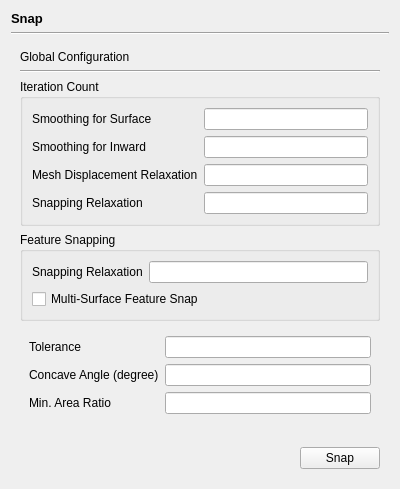
<?xml version="1.0" encoding="UTF-8"?>
<ui version="4.0">
 <class>SnapPage</class>
 <widget class="QWidget" name="SnapPage">
  <property name="geometry">
   <rect>
    <x>0</x>
    <y>0</y>
    <width>400</width>
    <height>481</height>
   </rect>
  </property>
  <property name="windowTitle">
   <string>Form</string>
  </property>
  <layout class="QVBoxLayout" name="verticalLayout">
   <item>
    <widget class="QLabel" name="label">
     <property name="font">
      <font>
       <pointsize>10</pointsize>
       <bold>true</bold>
      </font>
     </property>
     <property name="text">
      <string>Snap</string>
     </property>
    </widget>
   </item>
   <item>
    <widget class="Line" name="line">
     <property name="orientation">
      <enum>Qt::Horizontal</enum>
     </property>
    </widget>
   </item>
   <item>
    <widget class="QWidget" name="widget" native="true">
     <layout class="QVBoxLayout" name="verticalLayout_2">
      <item>
       <widget class="QLabel" name="label_5">
        <property name="text">
         <string>Global Configuration</string>
        </property>
       </widget>
      </item>
      <item>
       <widget class="Line" name="line_3">
        <property name="orientation">
         <enum>Qt::Horizontal</enum>
        </property>
       </widget>
      </item>
      <item>
       <widget class="QGroupBox" name="groupBox">
        <property name="title">
         <string>Iteration Count</string>
        </property>
        <layout class="QFormLayout" name="formLayout">
         <item row="0" column="0">
          <widget class="QLabel" name="label_2">
           <property name="text">
            <string>Smoothing for Surface</string>
           </property>
          </widget>
         </item>
         <item row="0" column="1">
          <widget class="QLineEdit" name="smootingForSurface"/>
         </item>
         <item row="1" column="0">
          <widget class="QLabel" name="label_3">
           <property name="text">
            <string>Smoothing for Inward</string>
           </property>
          </widget>
         </item>
         <item row="1" column="1">
          <widget class="QLineEdit" name="smootingForInternal"/>
         </item>
         <item row="2" column="0">
          <widget class="QLabel" name="label_4">
           <property name="text">
            <string>Mesh Displacement Relaxation</string>
           </property>
          </widget>
         </item>
         <item row="2" column="1">
          <widget class="QLineEdit" name="meshDisplacementRelaxation"/>
         </item>
         <item row="3" column="0">
          <widget class="QLabel" name="label_6">
           <property name="text">
            <string>Snapping Relaxation</string>
           </property>
          </widget>
         </item>
         <item row="3" column="1">
          <widget class="QLineEdit" name="globalSnappingRelaxation"/>
         </item>
        </layout>
       </widget>
      </item>
      <item>
       <widget class="QGroupBox" name="groupBox_2">
        <property name="title">
         <string>Feature Snapping</string>
        </property>
        <layout class="QVBoxLayout" name="verticalLayout_3">
         <item>
          <widget class="QWidget" name="widget_2" native="true">
           <layout class="QFormLayout" name="formLayout_2">
            <property name="leftMargin">
             <number>0</number>
            </property>
            <property name="topMargin">
             <number>0</number>
            </property>
            <property name="rightMargin">
             <number>0</number>
            </property>
            <property name="bottomMargin">
             <number>0</number>
            </property>
            <item row="0" column="0">
             <widget class="QLabel" name="label_7">
              <property name="text">
               <string>Snapping Relaxation</string>
              </property>
             </widget>
            </item>
            <item row="0" column="1">
             <widget class="QLineEdit" name="featureSnappingRelaxation"/>
            </item>
           </layout>
          </widget>
         </item>
         <item>
          <widget class="QCheckBox" name="multiSurfaceFeatureSnap">
           <property name="text">
            <string>Multi-Surface Feature Snap</string>
           </property>
          </widget>
         </item>
        </layout>
       </widget>
      </item>
      <item>
       <widget class="QWidget" name="widget_3" native="true">
        <layout class="QFormLayout" name="formLayout_3">
         <item row="0" column="0">
          <widget class="QLabel" name="label_8">
           <property name="text">
            <string>Tolerance</string>
           </property>
          </widget>
         </item>
         <item row="0" column="1">
          <widget class="QLineEdit" name="tolerance"/>
         </item>
         <item row="1" column="0">
          <widget class="QLabel" name="label_9">
           <property name="text">
            <string>Concave Angle (degree)</string>
           </property>
          </widget>
         </item>
         <item row="1" column="1">
          <widget class="QLineEdit" name="concaveAngle"/>
         </item>
         <item row="2" column="0">
          <widget class="QLabel" name="label_10">
           <property name="text">
            <string>Min. Area Ratio</string>
           </property>
          </widget>
         </item>
         <item row="2" column="1">
          <widget class="QLineEdit" name="minAreaRatio"/>
         </item>
        </layout>
       </widget>
      </item>
     </layout>
    </widget>
   </item>
   <item>
    <widget class="QWidget" name="widget_4" native="true">
     <layout class="QHBoxLayout" name="horizontalLayout">
      <item>
       <spacer name="horizontalSpacer">
        <property name="orientation">
         <enum>Qt::Horizontal</enum>
        </property>
        <property name="sizeHint" stdset="0">
         <size>
          <width>280</width>
          <height>20</height>
         </size>
        </property>
       </spacer>
      </item>
      <item>
       <widget class="QPushButton" name="pushButton">
        <property name="text">
         <string>Snap</string>
        </property>
       </widget>
      </item>
     </layout>
    </widget>
   </item>
  </layout>
 </widget>
 <resources/>
 <connections/>
</ui>
